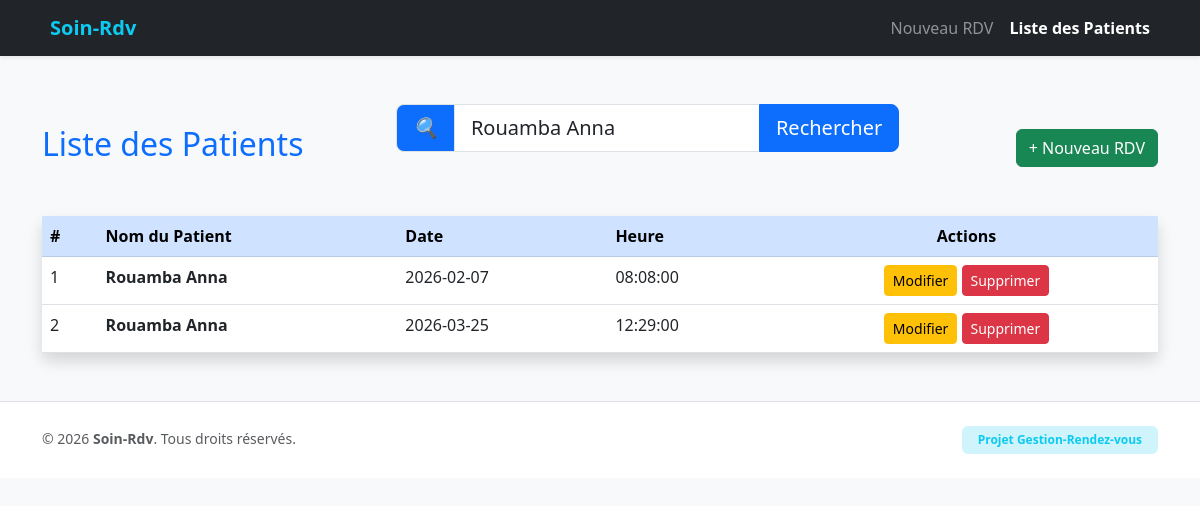
The page /traitement.php?recherche=Rouamba Anna on the database its author committed.
### tables this page shows
CREATE TABLE `rendez_vous` (
  `id` int(11) NOT NULL,
  `nom` varchar(100) NOT NULL,
  `date_rdv` date NOT NULL,
  `heure_rdv` time NOT NULL,
  `date_creation` timestamp NOT NULL DEFAULT current_timestamp()
);

### traitement.php (the view, shortened to what this page needs)
<?php
require_once 'db.php';
$recherche = isset($_GET['recherche']) ? htmlspecialchars($_GET['recherche']) : '';
if (!empty($recherche)) {
    $sql = "SELECT * FROM rendez_vous WHERE LOWER(nom) LIKE LOWER(:recherche) ORDER BY date_rdv ASC";
    $stmt = $pdo->prepare($sql);
    $stmt->execute([':recherche' => '%' . $recherche . '%']);
    $tous_les_rdv = $stmt->fetchAll();
} else {
    $query = $pdo->query("SELECT * FROM rendez_vous ORDER BY date_rdv ASC");
    $tous_les_rdv = $query->fetchAll();
}
?>
<!DOCTYPE html>
<html lang="fr">
<head>
    <link href="bootstrap/css/bootstrap.min.css" rel="stylesheet">
</head>
<body class="bg-light">
<header>
    <nav class="navbar navbar-expand-lg navbar-dark bg-dark shadow-sm mb-5">
        <div class="container">
            <a class="navbar-brand fw-bold text-info" href="#">
                <i class="bi bi-hospital me-2"></i>Soin-Rdv
            </a>
            <div class="collapse navbar-collapse" id="navbarNav">
                <ul class="navbar-nav ms-auto">
                    <li class="nav-item"><a class="nav-link text-white-50" href="index.php">Nouveau RDV</a></li>
                    <li class="nav-item"><a class="nav-link active fw-bold" href="traitement.php">Liste des Patients</a></li>
                </ul>
            </div>
        </div>
    </nav>
</header>
<main class="container mt-5">
        <div class="d-flex justify-content-between align-items-center mb-4">
            <h2 class="text-primary">Liste des Patients</h2>
            <div class="row mb-3">
    <div class="row mb-4">
    <div class="col-md-12">
        <form method="GET" action="traitement.php" class="input-group input-group-lg">
            <span class="input-group-text bg-primary text-white">
                <i class="bi bi-search">🔍</i>
            </span>
            <input type="text" name="recherche" class="form-control" placeholder="Rechercher un patient par nom..." value="<?php echo htmlspecialchars($recherche); ?>">
            <button class="btn btn-primary" type="submit">Rechercher</button>
        </form>
    </div>
</div>
</div>
            <a href="index.php" class="btn btn-success">+ Nouveau RDV</a>
        </div>
        <div class="card shadow border-0">
            <div class="card-body p-0">
                <table class="table table-hover mb-0">
    <thead class="table-primary">
        <tr>
            <th>#</th>
            <th>Nom du Patient</th>
            <th>Date</th>
            <th>Heure</th>
            <th class="text-center">Actions</th>
        </tr>
    </thead>
   <tbody>
    <?php
    $i = 1;
    foreach ($tous_les_rdv as $rdv):
    ?>
    <tr>
        <td><?php echo $i; ?></td>
        <td class="fw-bold"><?php echo htmlspecialchars($rdv['nom']); ?></td>
        <td><?php echo $rdv['date_rdv']; ?></td>
        <td><?php echo $rdv['heure_rdv']; ?></td>
        <td class="text-center">
            <a href="modifier.php?id=<?php echo $rdv['id']; ?>" class="btn btn-sm btn-warning">Modifier</a>
            <a href="supprimer.php?id=<?php echo $rdv['id']; ?>" class="btn btn-sm btn-danger" onclick="return confirm('Supprimer ?')">Supprimer</a>
        </td>
    </tr>
    <?php
    $i++;
    endforeach;
    ?>
</tbody>
</table>
            </div>
        </div>
</main>
<footer class="bg-white border-top py-4 mt-5">
    <div class="container text-center">
        <div class="row">
            <div class="col-md-6 text-md-start text-muted">
                <small>&copy; 2026 <strong>Soin-Rdv</strong>. Tous droits réservés.</small>
            </div>
            <div class="col-md-6 text-md-end">
                <span class="badge bg-info-subtle text-info px-3 py-2">Projet Gestion-Rendez-vous</span>
            </div>
        </div>
    </div>
</footer>
</body>
</html>

### rows shown on the page
rendez_vous: nom "Rouamba Anna", date_rdv "2026-02-07", heure_rdv "08:08:00"
rendez_vous: nom "Rouamba Anna", date_rdv "2026-03-25", heure_rdv "12:29:00"
